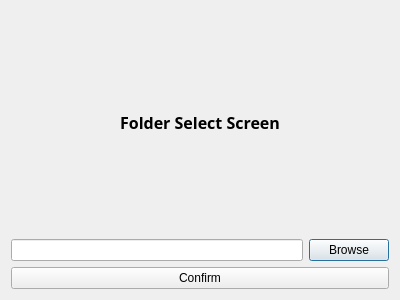
<?xml version="1.0" encoding="UTF-8"?>
<ui version="4.0">
 <class>Dialog</class>
 <widget class="QDialog" name="Dialog">
  <property name="geometry">
   <rect>
    <x>0</x>
    <y>0</y>
    <width>400</width>
    <height>300</height>
   </rect>
  </property>
  <property name="windowTitle">
   <string>Dialog</string>
  </property>
  <layout class="QVBoxLayout" name="verticalLayout_2">
   <item>
    <layout class="QVBoxLayout" name="verticalLayout">
     <item>
      <widget class="QLabel" name="ImportLabel">
       <property name="font">
        <font>
         <family>Sans Serif</family>
         <pointsize>12</pointsize>
         <weight>75</weight>
         <bold>true</bold>
        </font>
       </property>
       <property name="text">
        <string>Folder Select Screen</string>
       </property>
       <property name="alignment">
        <set>Qt::AlignCenter</set>
       </property>
      </widget>
     </item>
     <item>
      <layout class="QHBoxLayout" name="horizontalLayout_3">
       <item>
        <widget class="QLineEdit" name="FileNameLabel">
         <property name="readOnly">
          <bool>true</bool>
         </property>
        </widget>
       </item>
       <item>
        <widget class="QPushButton" name="FileButton">
         <property name="text">
          <string>Browse</string>
         </property>
        </widget>
       </item>
      </layout>
     </item>
     <item>
      <widget class="QPushButton" name="ActionButton">
       <property name="text">
        <string>Confirm</string>
       </property>
      </widget>
     </item>
    </layout>
   </item>
  </layout>
 </widget>
 <resources/>
 <connections/>
</ui>
